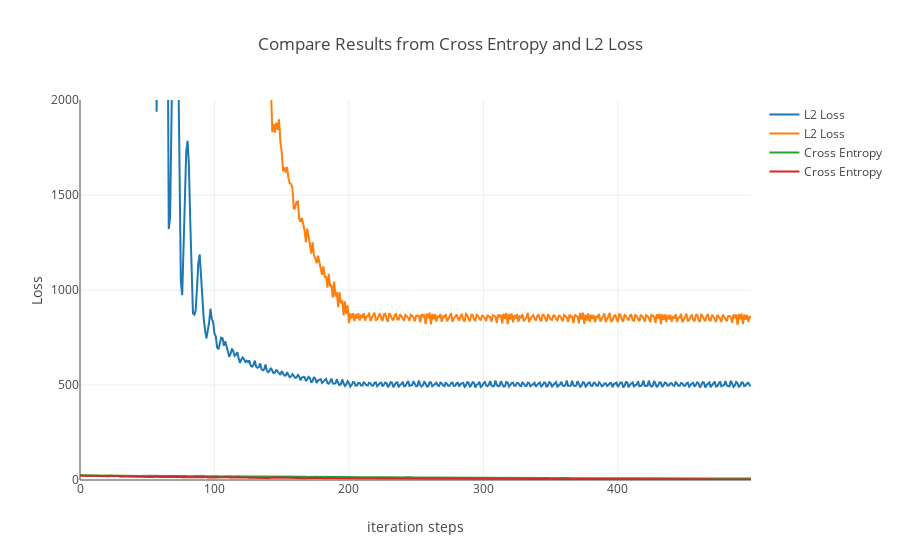

Source (notebook cell):
### Markdown cell above
The figure shown below indicates the cases conditioned on the differents obejctives and the number of neutons of a hidden layer. When the number of neuron is 100, the fidelity is better than the one has 1000 neurons. Furthermore, we have to switch the objective to L2 loss from cross entropy, because the minimum of L2 loss provides us the higher accuracy. Otherwise, the fidelity of red line is better than the green line, when the the negative cross entropy of green line is smaller.

### Code cell
data = [go.Scatter(x=np.arange(2000),
                   y=np.array(dnn_features_estimator[0].loss),
                   mode="lines",
                   name="L2 Loss"),
        go.Scatter(x=np.arange(2000),
                   y=np.array(dnn_features_estimator[1].loss),
                   mode="lines",
                   name="L2 Loss"),
        go.Scatter(x=np.arange(2000),
                   y=np.array(dnn_features_estimator[2].loss),
                   mode="lines",
                   name="Cross Entropy"),
        go.Scatter(x=np.arange(2000),
                   y=np.array(dnn_features_estimator[3].loss),
                   mode="lines",
                   name="Cross Entropy"),
       ]
layout = go.Layout(
    title='Compare Results from Cross Entropy and L2 Loss',
    xaxis=dict(
        title='iteration steps',
    ),
    yaxis=dict(
        title='Loss',
        range=[0, 2000]
    )
)
fig = go.Figure(data=data, layout=layout)
iplot(fig)

### Figure 1 — Plotly figure (JSON) as saved in the notebook; plotly's stock layout.template omitted (floating-point values rounded to 4 significant figures; data arrays with more than 128 entries replaced by an {"elided": "..."} marker saying what was removed)
{"data": [{"mode": "lines", "name": "L2 Loss", "type": "scatter", "x": {"elided": "2000 int values"}, "y": {"elided": "500 float values"}}, {"mode": "lines", "name": "L2 Loss", "type": "scatter", "x": {"elided": "2000 int values"}, "y": {"elided": "500 float values"}}, {"mode": "lines", "name": "Cross Entropy", "type": "scatter", "x": {"elided": "2000 int values"}, "y": {"elided": "500 float values"}}, {"mode": "lines", "name": "Cross Entropy", "type": "scatter", "x": {"elided": "2000 int values"}, "y": {"elided": "500 float values"}}], "layout": {"title": "Compare Results from Cross Entropy and L2 Loss", "xaxis": {"title": "iteration steps"}, "yaxis": {"range": [0, 2000], "title": "Loss"}}}
